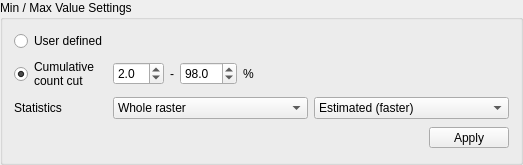
     <widget class="QgsCollapsibleGroupBox" name="mGroupBox">
      <property name="title">
       <string>Min / Max Value Settings</string>
      </property>
      <layout class="QVBoxLayout" name="verticalLayout_3">
       <item>
        <layout class="QFormLayout" name="formLayout_3">
         <item row="0" column="0">
          <widget class="QRadioButton" name="mMinMaxUser">
           <property name="text">
            <string>User defined</string>
           </property>
          </widget>
         </item>
         <item row="1" column="0">
          <widget class="QRadioButton" name="mMinMaxPercentile">
           <property name="text">
            <string>Cumulative
count cut</string>
           </property>
           <property name="checked">
            <bool>true</bool>
           </property>
          </widget>
         </item>
         <item row="1" column="1">
          <layout class="QHBoxLayout" name="horizontalLayout_6">
           <item>
            <widget class="QDoubleSpinBox" name="mP1">
             <property name="sizePolicy">
              <sizepolicy hsizetype="Preferred" vsizetype="Fixed">
               <horstretch>0</horstretch>
               <verstretch>0</verstretch>
              </sizepolicy>
             </property>
             <property name="decimals">
              <number>1</number>
             </property>
             <property name="maximum">
              <double>49.000000000000000</double>
             </property>
             <property name="value">
              <double>2.000000000000000</double>
             </property>
            </widget>
           </item>
           <item>
            <widget class="QLabel" name="label_32">
             <property name="sizePolicy">
              <sizepolicy hsizetype="Fixed" vsizetype="Preferred">
               <horstretch>0</horstretch>
               <verstretch>0</verstretch>
              </sizepolicy>
             </property>
             <property name="text">
              <string>-</string>
             </property>
            </widget>
           </item>
           <item>
            <widget class="QDoubleSpinBox" name="mP2">
             <property name="decimals">
              <number>1</number>
             </property>
             <property name="minimum">
              <double>51.000000000000000</double>
             </property>
             <property name="maximum">
              <double>100.000000000000000</double>
             </property>
             <property name="value">
              <double>98.000000000000000</double>
             </property>
            </widget>
           </item>
           <item>
            <widget class="QLabel" name="label_33">
             <property name="sizePolicy">
              <sizepolicy hsizetype="Fixed" vsizetype="Preferred">
               <horstretch>0</horstretch>
               <verstretch>0</verstretch>
              </sizepolicy>
             </property>
             <property name="text">
              <string>%</string>
             </property>
            </widget>
           </item>
           <item>
            <spacer name="horizontalSpacer">
             <property name="orientation">
              <enum>Qt::Horizontal</enum>
             </property>
             <property name="sizeHint" stdset="0">
              <size>
               <width>80</width>
               <height>20</height>
              </size>
             </property>
            </spacer>
           </item>
          </layout>
         </item>
         <item row="2" column="0">
          <widget class="QLabel" name="label_34">
           <property name="sizePolicy">
            <sizepolicy hsizetype="Fixed" vsizetype="Preferred">
             <horstretch>0</horstretch>
             <verstretch>0</verstretch>
            </sizepolicy>
           </property>
           <property name="text">
            <string>Statistics</string>
           </property>
          </widget>
         </item>
         <item row="2" column="1">
          <layout class="QHBoxLayout" name="horizontalLayout_7">
           <item>
            <widget class="QComboBox" name="mExtent">
             <property name="toolTip">
              <string>The Statistics extent.</string>
             </property>
             <property name="currentIndex">
              <number>0</number>
             </property>
             <item>
              <property name="text">
               <string>Whole raster</string>
              </property>
             </item>
             <item>
              <property name="text">
               <string>Current canvas</string>
              </property>
             </item>
            </widget>
           </item>
           <item>
            <widget class="QComboBox" name="mAccuracy">
             <property name="toolTip">
              <string>The calculation accuracy.</string>
             </property>
             <item>
              <property name="text">
               <string>Estimated (faster)</string>
              </property>
             </item>
             <item>
              <property name="text">
               <string>Actual (slower)</string>
              </property>
             </item>
            </widget>
           </item>
          </layout>
         </item>
         <item row="3" column="1">
          <layout class="QHBoxLayout" name="horizontalLayout_8">
           <item>
            <spacer name="horizontalSpacer_2">
             <property name="orientation">
              <enum>Qt::Horizontal</enum>
             </property>
             <property name="sizeHint" stdset="0">
              <size>
               <width>316</width>
               <height>25</height>
              </size>
             </property>
            </spacer>
           </item>
           <item>
            <widget class="QToolButton" name="mApply">
             <property name="sizePolicy">
              <sizepolicy hsizetype="Fixed" vsizetype="Fixed">
               <horstretch>0</horstretch>
               <verstretch>0</verstretch>
              </sizepolicy>
             </property>
             <property name="minimumSize">
              <size>
               <width>80</width>
               <height>0</height>
              </size>
             </property>
             <property name="toolTip">
              <string>Apply style.</string>
             </property>
             <property name="text">
              <string>Apply</string>
             </property>
            </widget>
           </item>
          </layout>
         </item>
        </layout>
       </item>
       <item>
        <spacer name="verticalSpacer">
         <property name="orientation">
          <enum>Qt::Vertical</enum>
         </property>
         <property name="sizeHint" stdset="0">
          <size>
           <width>1</width>
           <height>1</height>
          </size>
         </property>
        </spacer>
       </item>
      </layout>
     </widget>
